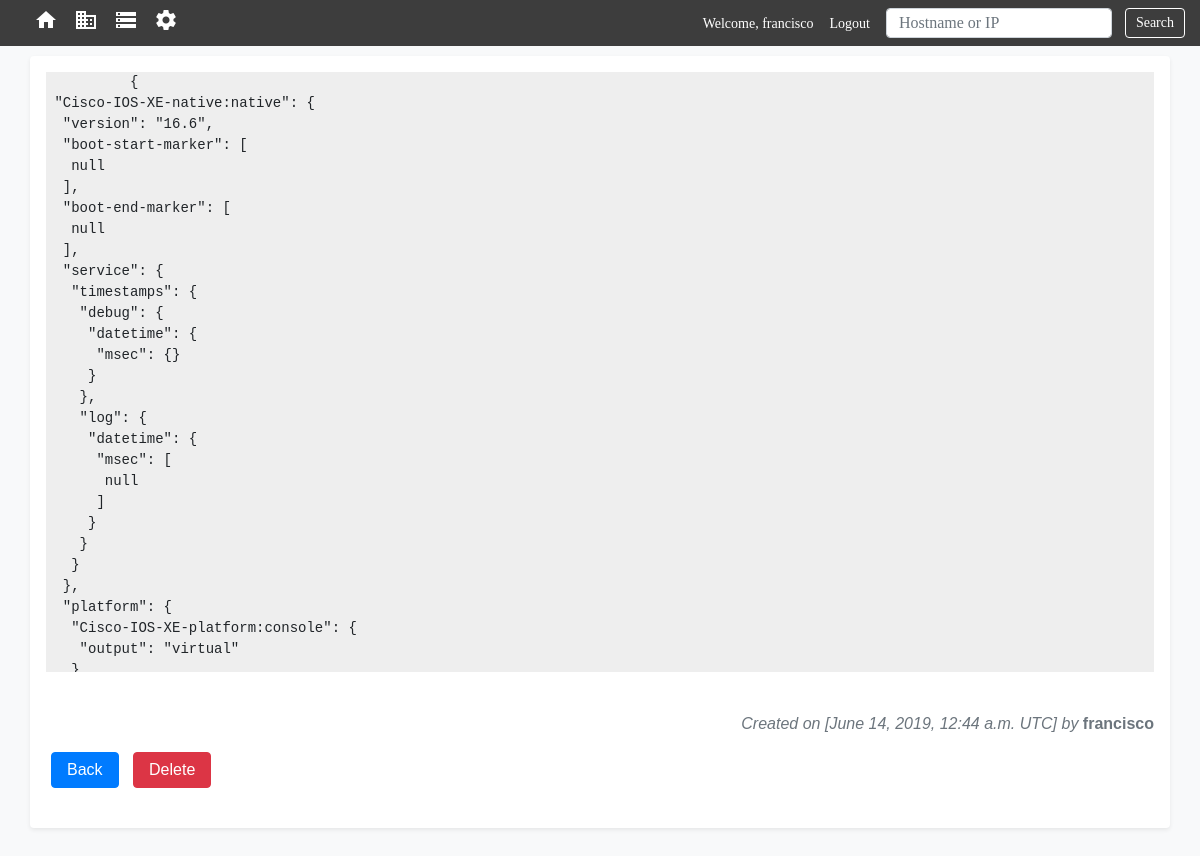
The page /devices/config/47 (signed in) on the database as committed earlier.
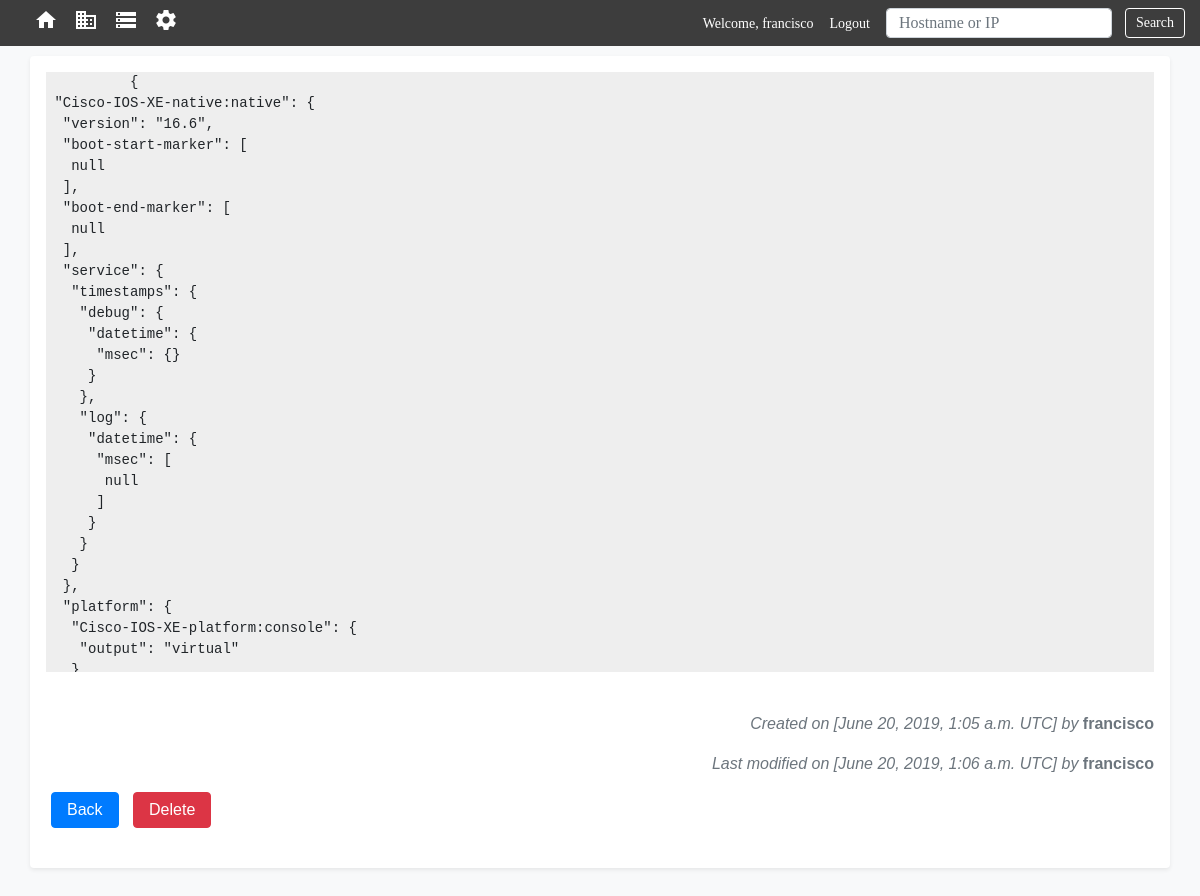
The same page on the database as committed later.
### main_app/models.py (models this page shows, shortened)
class DeviceDetail (models.Model):
    device_config = models.TextField(null=True)
    device_script = models.TextField(null=True)
    created_by = models.ForeignKey(settings.AUTH_USER_MODEL, related_name='createdby',
                                        on_delete=models.PROTECT, null=True)
    modified_by = models.ForeignKey(settings.AUTH_USER_MODEL, related_name='modifiedby',
                                        on_delete=models.PROTECT, null=True)
    config_created = models.DateTimeField(auto_now_add=True)
    last_modify = models.DateTimeField(blank=True, null=True) #null=True
    device_id = models.OneToOneField(Devices, on_delete=models.CASCADE,
                                    related_name = 'config', primary_key=True)

### main_app/views.py (the view)
# urls.py: path('devices/config/<int:pk>', views.DeviceConfigDetailView.as_view(), name='deviceconfig'),
class DeviceConfigDetailView(LoginRequiredMixin, DetailView):
    context_object_name = 'deviceconfig'
    model = models.DeviceDetail
    template_name = 'main_app/deviceconfig_view.html'

### main_app/templates/main_app/deviceconfig_view.html (shortened to what this page needs)
{% extends 'main_app/main_app_base.html' %}
{%block content %}
  <div class="container shadow-sm p-3 mb-5 bg-white rounded">
    <div id="config-container" >
        <pre id="code-lines" class="prettyprint linenums Desert" style="overflow:scroll; height:600px;">
          {{deviceconfig.device_config}}
        </pre>
    </div>
    <br>
    <div >
      <p class="text-right  text-muted"><em>Created on [{{deviceconfig.config_created}} UTC] by </em><strong>{{deviceconfig.created_by.username}}</strong></p>
      {%if deviceconfig.last_modify%}
      <p class="text-right  text-muted"><em>Last modified on [{{deviceconfig.last_modify}} UTC] by </em><strong>{{deviceconfig.modified_by.username}}</strong></p>
      {%endif%}
    </div>
    <div>
      <a href="{% url 'main_app:devicedetail' pk=deviceconfig.pk%}"><button class="btn_class" id="btn-back" type="button">Back</button></a>
      <a href="{% url 'main_app:deleteconfig' pk=deviceconfig.pk%}"><button class="btn_class" id="btn-delete" type="submit">Delete</button></a>
    </div>
    <br>
  </div>
{%endblock content %}

### main_app/templates/main_app/main_app_base.html (shortened to what this page needs)
<!DOCTYPE html>
<html lang="en" dir="ltr">
  <head>
    <link rel="stylesheet" href="https://stackpath.bootstrapcdn.com/bootstrap/4.1.3/css/bootstrap.min.css">
    {% load staticfiles %}
    <link rel="stylesheet" href="{% static 'css/form.css' %}">
  </head>
  <body class="bg-light" style="font-family: sans-serif;">
    <header>
    <div class="mb-4">
      <nav class="navbar navbar-expand-lg navbar-dark fixed-top custom_navbar" style="background-color: #3d3d3d; font-size: 14px; font-family: 'Source Sans Pro' !important;">
        <div class="collapse navbar-collapse" id="navbarSupportedContent">
          <ul class="navbar-nav mr-auto">
            <li class="nav-item active">
              <a class="nav-link" href="{% url 'main_app:home' %}">
                <div class="nav-icon">
                </div>
              </a>
            </li>
            <li class="nav-item active">
              <a class="nav-link" href="{% url 'main_app:viewsites' %}">
                <div class="nav-icon">
                </div>  <span class="sr-only">(current)</span></a>
            </li>
            <li class="nav-item active">
              <a class="nav-link" href="{% url 'main_app:viewdevices' %}">
                <div class="nav-icon">
                </div></a>
            </li>
            <li class="nav-item active">
              <a class="nav-link" href="{% url 'admin:index' %}">
                <div class="nav-icon">
                </div></a>
            </li>
          </ul>
          <div class="">
            {% if user.is_authenticated%}
            <ul class="navbar-nav mr-auto">
              <li class="nav-item active">
                <a class="nav-link" href="#">Welcome, {{user.username}}</a>
              </li>
              <li class="nav-item active">
                <a class="nav-link" href="{% url 'users:logout' %}">Logout</a>
              </li>
            </ul>
            {% endif %}
          </div>
          <form class="form-inline my-2 my-lg-0" action="{% url 'main_app:search'%}" method="get">
              <input class="form-control ml-2 mr-sm-2 " type="search"  name="item" style="height: 30px;"placeholder="Hostname or IP" aria-label="Search">
              <button id="btn-search" class="btn_class" type="submit" >Search</button>
        </form>
        </div>
      </nav>
    </div>
    </header>
    <div class="container" style="padding: 16px 0px;">
    </div>
    {%block content %}
    {%endblock content %}
  </body>
</html>

### main_app/static/css/form.css (style rules this page uses)
.btn_class { color: black; padding: 5px 15px; margin: 0px 5px; border-radius: 4px; }
#btn-search { color: #fff; background-color: transparent; background-image: none; border: 1px solid #fff; height: 30px; padding: 5px 10px; line-height: 0; }
#btn-delete { background-color: #dc3545; color: white; padding: 5px 15px; margin: 0px 5px; border: 1px solid #dc3545; border-radius: 4px; }
#btn-back { background-color: #007bff; color: white; padding: 5px 15px; margin: 0px 5px; border: 1px solid #007bff; border-radius: 4px; }
.custom_navbar { padding: 0 10px; }

### main_app/templates/main_app/deviceconfig_view.html (style rules this page uses)
pre { border: 0px !important; }
#config-container { background-color: #eee !important; }

Rows that differ between the two databases and show on the page:
changed DeviceDetail "francisco": config_created "June 14, 2019, 12:44 a.m." → "June 20, 2019, 1:05 a.m."; last_modify (not shown) → "June 20, 2019, 1:06 a.m."; modified_by.username (not shown) → "francisco"
Other text that changed with them:
text now shown: "Last modified on [ UTC] by"
